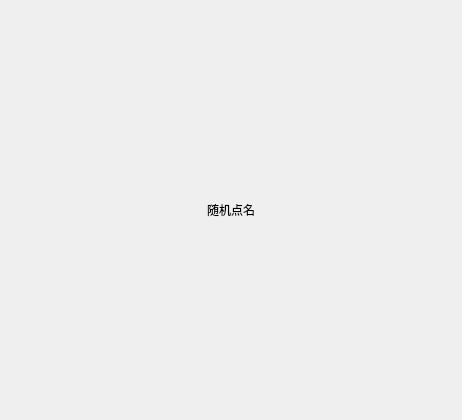
<?xml version="1.0" encoding="UTF-8"?>
<ui version="4.0">
 <class>Form</class>
 <widget class="QWidget" name="Form">
  <property name="geometry">
   <rect>
    <x>0</x>
    <y>0</y>
    <width>462</width>
    <height>420</height>
   </rect>
  </property>
  <property name="windowTitle">
   <string>Form</string>
  </property>
  <layout class="QVBoxLayout" name="verticalLayout">
   <property name="leftMargin">
    <number>0</number>
   </property>
   <property name="topMargin">
    <number>0</number>
   </property>
   <property name="rightMargin">
    <number>0</number>
   </property>
   <property name="bottomMargin">
    <number>0</number>
   </property>
   <item>
    <widget class="QLabel" name="name_label">
     <property name="text">
      <string>随机点名</string>
     </property>
     <property name="alignment">
      <set>Qt::AlignCenter</set>
     </property>
    </widget>
   </item>
  </layout>
 </widget>
 <resources/>
 <connections/>
</ui>
